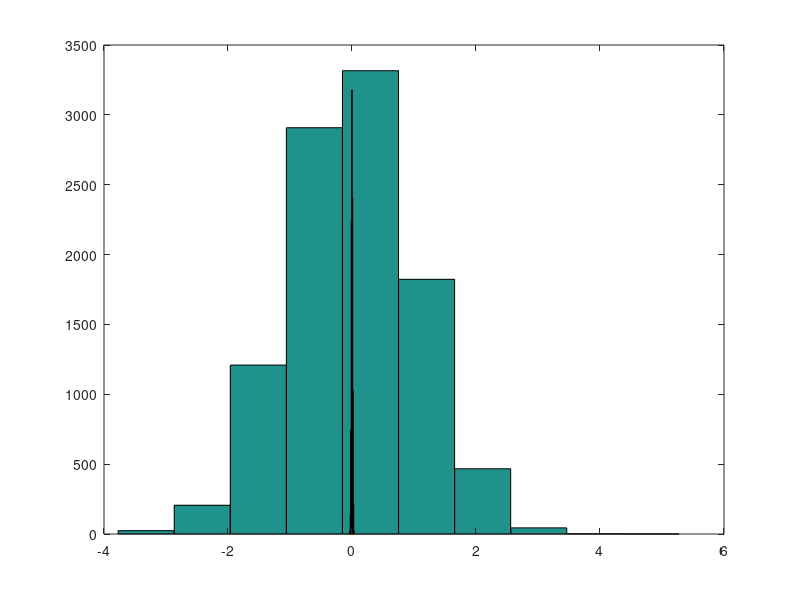

MATLAB code for this plot:
num = 10^4
foo = randn(1,num);
hist(foo)

for i = 1:num
    bar(i) = sum(randn(1,num))/num;
end
hold on
hist(bar)

% There must be some function relating N_0 AWGN noise power to the sampling
% frequency, so that the noise measurement at the output of an integrator
% is invariant to the simulation sampling rate